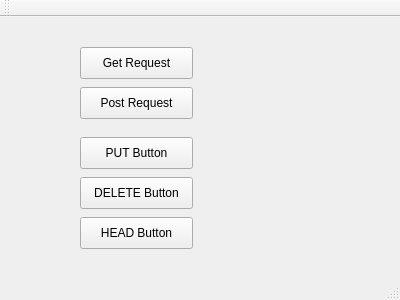
<?xml version="1.0" encoding="UTF-8"?>
<ui version="4.0">
 <class>MainWindow</class>
 <widget class="QMainWindow" name="MainWindow">
  <property name="geometry">
   <rect>
    <x>0</x>
    <y>0</y>
    <width>400</width>
    <height>300</height>
   </rect>
  </property>
  <property name="windowTitle">
   <string>MainWindow</string>
  </property>
  <widget class="QWidget" name="centralWidget">
   <widget class="QPushButton" name="pushButton">
    <property name="geometry">
     <rect>
      <x>80</x>
      <y>30</y>
      <width>113</width>
      <height>32</height>
     </rect>
    </property>
    <property name="text">
     <string>Get Request</string>
    </property>
   </widget>
   <widget class="QPushButton" name="pushButton_2">
    <property name="geometry">
     <rect>
      <x>80</x>
      <y>70</y>
      <width>113</width>
      <height>32</height>
     </rect>
    </property>
    <property name="text">
     <string>Post Request</string>
    </property>
   </widget>
   <widget class="QPushButton" name="pushButton_3">
    <property name="geometry">
     <rect>
      <x>80</x>
      <y>120</y>
      <width>113</width>
      <height>32</height>
     </rect>
    </property>
    <property name="text">
     <string>PUT Button</string>
    </property>
   </widget>
   <widget class="QPushButton" name="pushButton_4">
    <property name="geometry">
     <rect>
      <x>80</x>
      <y>160</y>
      <width>113</width>
      <height>32</height>
     </rect>
    </property>
    <property name="text">
     <string>DELETE Button</string>
    </property>
   </widget>
   <widget class="QPushButton" name="pushButton_5">
    <property name="geometry">
     <rect>
      <x>80</x>
      <y>200</y>
      <width>113</width>
      <height>32</height>
     </rect>
    </property>
    <property name="text">
     <string>HEAD Button</string>
    </property>
   </widget>
  </widget>
  <widget class="QMenuBar" name="menuBar">
   <property name="geometry">
    <rect>
     <x>0</x>
     <y>0</y>
     <width>400</width>
     <height>22</height>
    </rect>
   </property>
  </widget>
  <widget class="QToolBar" name="mainToolBar">
   <attribute name="toolBarArea">
    <enum>TopToolBarArea</enum>
   </attribute>
   <attribute name="toolBarBreak">
    <bool>false</bool>
   </attribute>
  </widget>
  <widget class="QStatusBar" name="statusBar"/>
 </widget>
 <layoutdefault spacing="6" margin="11"/>
 <resources/>
 <connections/>
</ui>
